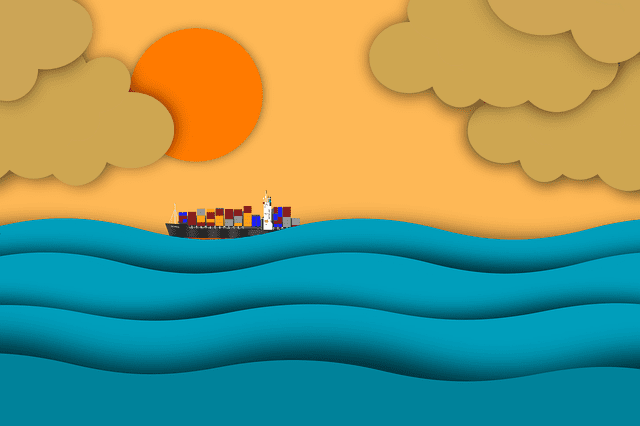
#> input picture resources/test2.png, 640 x 426 px
$ python '04_black&white_images.py'
#> lines starting #> are read from the running program, lines starting #| are printed output that depends on the picture; after the words box and inside, x2 and y2 are one past the last pixel; in counts of white or black regions, pixels touching at a corner belong together
import cv2

orignal_image = cv2.imread("resources/test2.png")
#> orignal_image is the input picture: shape (426, 640, 3); mean B, G, R 113.5, 150.1, 120.6
gray_image = cv2.cvtColor(orignal_image, cv2.COLOR_BGR2GRAY)
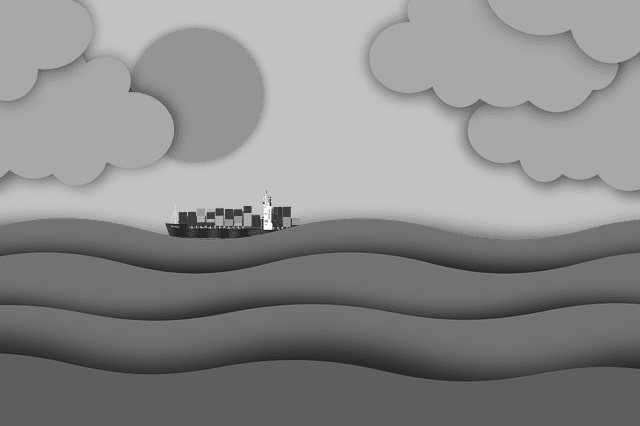
#> gray_image: shape (426, 640); min 39, max 251, mean 137.1
threshold, binary = cv2.threshold(gray_image, 127, 255, cv2.THRESH_BINARY)
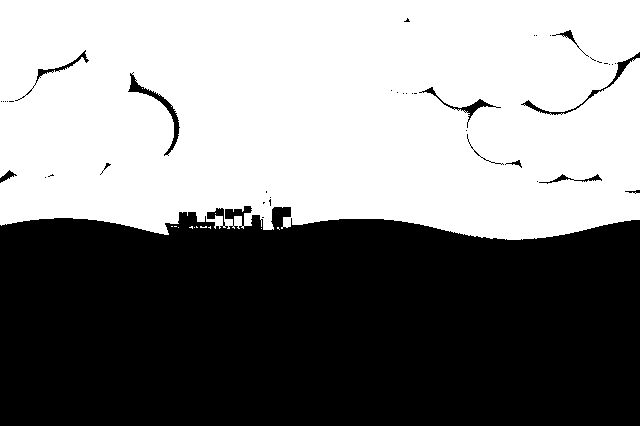
#> binary: shape (426, 640); 52% white; 42 black regions (30 under 20 px), largest, box (x1, y1, x2, y2) and area: (0, 206, 640, 426) 128711, (128, 72, 180, 156) 557, (521, 52, 640, 115) 437
cv2.imshow("Car", orignal_image)
cv2.imshow("Gray", gray_image)
cv2.imshow("Binary", binary)

cv2.waitKey(0)
cv2.destroyAllWindows()

$ run again, with resources/qamar.png copied over resources/test2.png
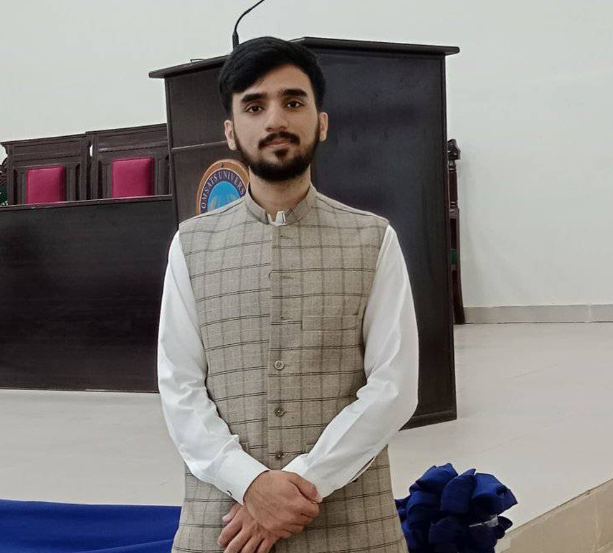
#> input picture resources/qamar.png, 613 x 553 px
#> orignal_image is the input picture: shape (553, 613, 3); mean B, G, R 128.3, 130.1, 134.1
#> `gray_image = cv2.cvtColor(orignal_image, cv2.COLOR_BGR2GRAY)`:
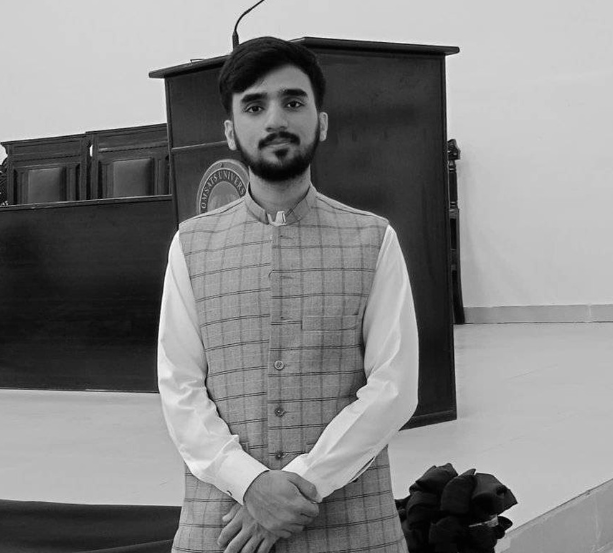
#> gray_image: shape (553, 613); min 1, max 254, mean 131.1
#> `threshold, binary = cv2.threshold(gray_image, 127, 255, cv2.THRESH_BIN..`:
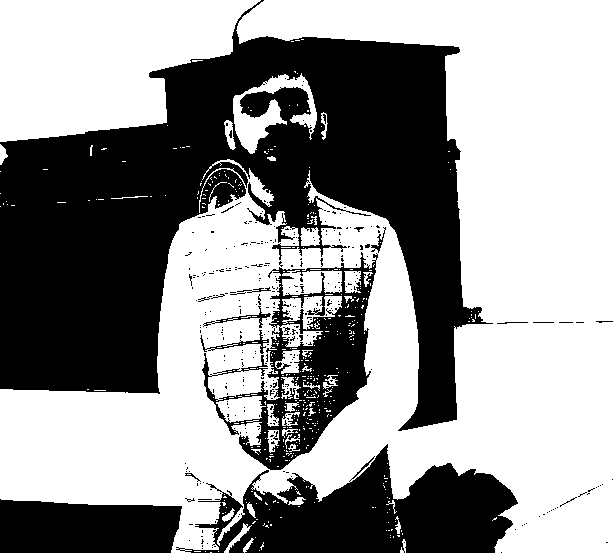
#> binary: shape (553, 613); 58.7% white; 349 black regions (332 under 20 px), largest, box (x1, y1, x2, y2) and area: (0, 0, 493, 431) 97352, (176, 444, 518, 553) 19995, (202, 252, 378, 470) 11922
